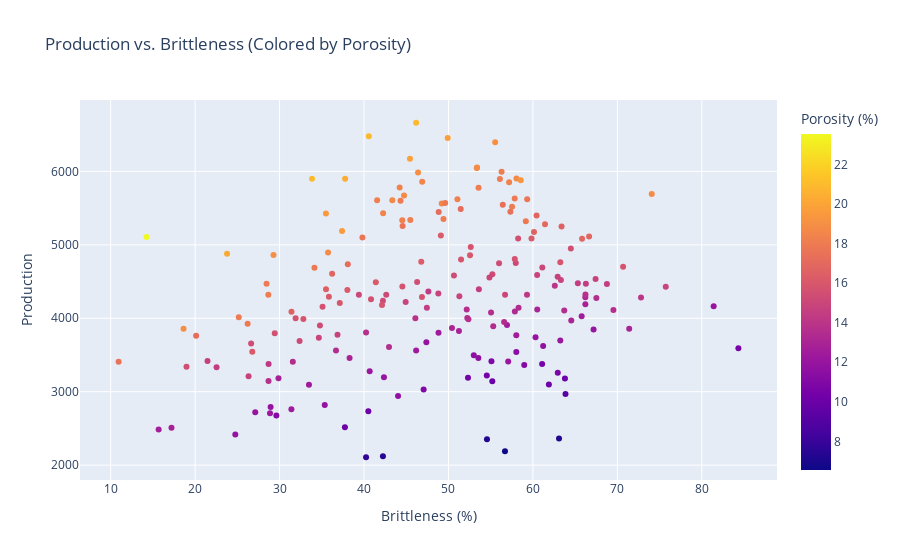

Write notebook code for a chart like this one.
### Code cell
# Plot 4: Production vs. Brittleness scatter plot with color representing Porosity
fig4 = px.scatter(data, x='Brittle', y='Prod', color='Por',
                  title='Production vs. Brittleness (Colored by Porosity)',
                  labels={'Brittle': 'Brittleness (%)', 'Prod': 'Production', 'Por': 'Porosity (%)'})
fig4.show()

### Figure 1 — Plotly figure (JSON) as saved in the notebook; plotly's stock layout.template omitted (floating-point values rounded to 4 significant figures; data arrays with more than 128 entries replaced by an {"elided": "..."} marker saying what was removed)
{"data": [{"hovertemplate": "Brittleness (%)=%{x}<br>Production=%{y}<br>Porosity (%)=%{marker.color}<extra></extra>", "legendgroup": "", "marker": {"color": {"elided": "200 float values"}, "coloraxis": "coloraxis", "symbol": "circle"}, "mode": "markers", "name": "", "orientation": "v", "showlegend": false, "type": "scatter", "x": {"elided": "200 float values"}, "xaxis": "x", "y": {"elided": "200 float values"}, "yaxis": "y"}], "layout": {"coloraxis": {"colorbar": {"title": {"text": "Porosity (%)"}}, "colorscale": [[0, "#0d0887"], [0.1111, "#46039f"], [0.2222, "#7201a8"], [0.3333, "#9c179e"], [0.4444, "#bd3786"], [0.5556, "#d8576b"], [0.6667, "#ed7953"], [0.7778, "#fb9f3a"], [0.8889, "#fdca26"], [1, "#f0f921"]]}, "legend": {"tracegroupgap": 0}, "title": {"text": "Production vs. Brittleness (Colored by Porosity)"}, "xaxis": {"anchor": "y", "domain": [0, 1], "title": {"text": "Brittleness (%)"}}, "yaxis": {"anchor": "x", "domain": [0, 1], "title": {"text": "Production"}}}}
